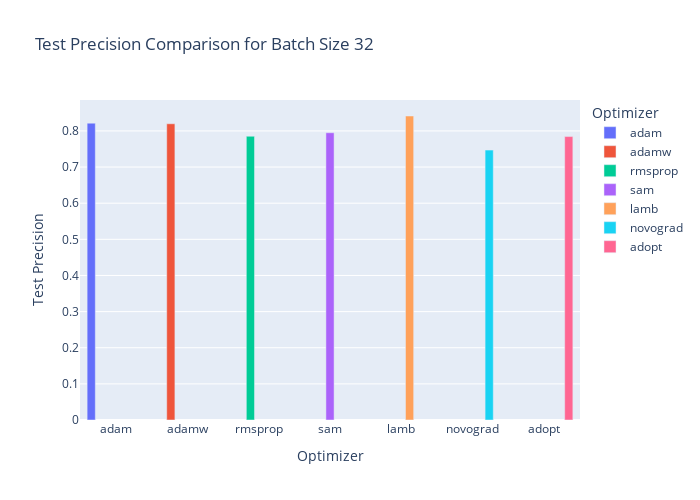
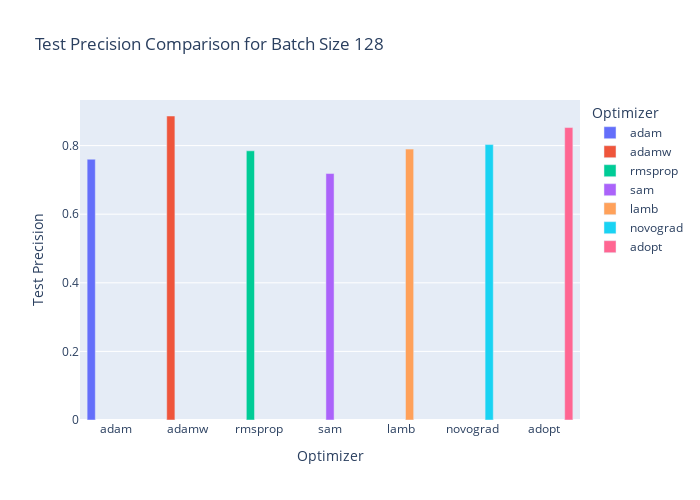
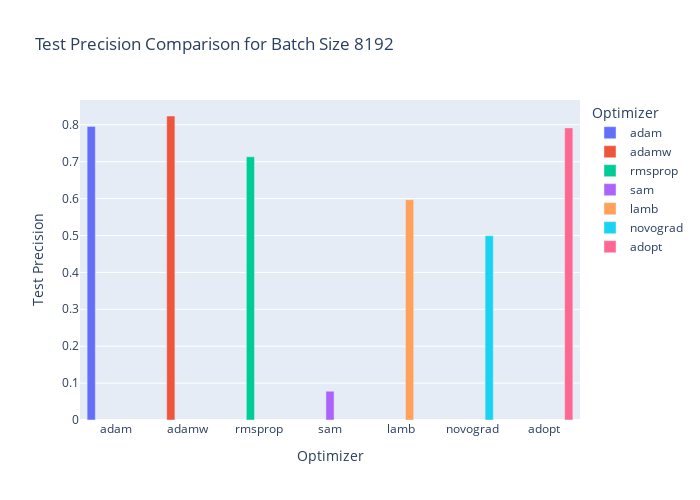
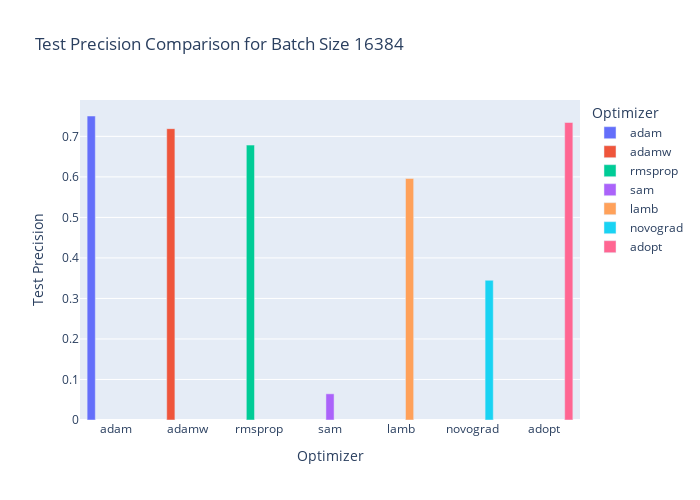

Source (notebook cell) for these figures, in order:
### Code cell
# Create separate plots for each batch size
batch_sizes = test_metrics_all["batch_size"].unique()
figs = []

for batch_size in batch_sizes:
    df_filtered = test_metrics_all[test_metrics_all["batch_size"] == batch_size]
    fig = px.bar(
        df_filtered, 
        x="optimizer", 
        y="precision", 
        color="optimizer", 
        barmode="group",  # Group bars side by side
        title=f"Test Precision Comparison for Batch Size {batch_size}",
        labels={"precision": "Test Precision", "optimizer": "Optimizer"},
        width=700, height=500  # Adjust figure size
    )
    figs.append(fig)

# Display all figures
for bs, fig in zip( batch_sizes, figs ):
    fig.show()
    fig.write_image(f"./results/plots/bs_opt_test_prec/{bs}.png")

### Figure 1 — Plotly figure (JSON) as saved in the notebook; plotly's stock layout.template omitted (floating-point values rounded to 4 significant figures)
{"data": [{"alignmentgroup": "True", "hovertemplate": "Optimizer=%{x}<br>Test Precision=%{y}<extra></extra>", "legendgroup": "adam", "marker": {"color": "#636efa", "pattern": {"shape": ""}}, "name": "adam", "offsetgroup": "adam", "orientation": "v", "showlegend": true, "textposition": "auto", "type": "bar", "x": ["adam"], "xaxis": "x", "y": [0.8215], "yaxis": "y"}, {"alignmentgroup": "True", "hovertemplate": "Optimizer=%{x}<br>Test Precision=%{y}<extra></extra>", "legendgroup": "adamw", "marker": {"color": "#EF553B", "pattern": {"shape": ""}}, "name": "adamw", "offsetgroup": "adamw", "orientation": "v", "showlegend": true, "textposition": "auto", "type": "bar", "x": ["adamw"], "xaxis": "x", "y": [0.8198], "yaxis": "y"}, {"alignmentgroup": "True", "hovertemplate": "Optimizer=%{x}<br>Test Precision=%{y}<extra></extra>", "legendgroup": "rmsprop", "marker": {"color": "#00cc96", "pattern": {"shape": ""}}, "name": "rmsprop", "offsetgroup": "rmsprop", "orientation": "v", "showlegend": true, "textposition": "auto", "type": "bar", "x": ["rmsprop"], "xaxis": "x", "y": [0.7853], "yaxis": "y"}, {"alignmentgroup": "True", "hovertemplate": "Optimizer=%{x}<br>Test Precision=%{y}<extra></extra>", "legendgroup": "sam", "marker": {"color": "#ab63fa", "pattern": {"shape": ""}}, "name": "sam", "offsetgroup": "sam", "orientation": "v", "showlegend": true, "textposition": "auto", "type": "bar", "x": ["sam"], "xaxis": "x", "y": [0.795], "yaxis": "y"}, {"alignmentgroup": "True", "hovertemplate": "Optimizer=%{x}<br>Test Precision=%{y}<extra></extra>", "legendgroup": "lamb", "marker": {"color": "#FFA15A", "pattern": {"shape": ""}}, "name": "lamb", "offsetgroup": "lamb", "orientation": "v", "showlegend": true, "textposition": "auto", "type": "bar", "x": ["lamb"], "xaxis": "x", "y": [0.8413], "yaxis": "y"}, {"alignmentgroup": "True", "hovertemplate": "Optimizer=%{x}<br>Test Precision=%{y}<extra></extra>", "legendgroup": "novograd", "marker": {"color": "#19d3f3", "pattern": {"shape": ""}}, "name": "novograd", "offsetgroup": "novograd", "orientation": "v", "showlegend": true, "textposition": "auto", "type": "bar", "x": ["novograd"], "xaxis": "x", "y": [0.7469], "yaxis": "y"}, {"alignmentgroup": "True", "hovertemplate": "Optimizer=%{x}<br>Test Precision=%{y}<extra></extra>", "legendgroup": "adopt", "marker": {"color": "#FF6692", "pattern": {"shape": ""}}, "name": "adopt", "offsetgroup": "adopt", "orientation": "v", "showlegend": true, "textposition": "auto", "type": "bar", "x": ["adopt"], "xaxis": "x", "y": [0.7844], "yaxis": "y"}], "layout": {"barmode": "group", "height": 500, "legend": {"title": {"text": "Optimizer"}, "tracegroupgap": 0}, "title": {"text": "Test Precision Comparison for Batch Size 32"}, "width": 700, "xaxis": {"anchor": "y", "categoryarray": ["adam", "adamw", "rmsprop", "sam", "lamb", "novograd", "adopt"], "categoryorder": "array", "domain": [0, 1], "title": {"text": "Optimizer"}}, "yaxis": {"anchor": "x", "domain": [0, 1], "title": {"text": "Test Precision"}}}}

### Figure 2 — Plotly figure (JSON) as saved in the notebook; plotly's stock layout.template omitted (floating-point values rounded to 4 significant figures)
{"data": [{"alignmentgroup": "True", "hovertemplate": "Optimizer=%{x}<br>Test Precision=%{y}<extra></extra>", "legendgroup": "adam", "marker": {"color": "#636efa", "pattern": {"shape": ""}}, "name": "adam", "offsetgroup": "adam", "orientation": "v", "showlegend": true, "textposition": "auto", "type": "bar", "x": ["adam"], "xaxis": "x", "y": [0.7602], "yaxis": "y"}, {"alignmentgroup": "True", "hovertemplate": "Optimizer=%{x}<br>Test Precision=%{y}<extra></extra>", "legendgroup": "adamw", "marker": {"color": "#EF553B", "pattern": {"shape": ""}}, "name": "adamw", "offsetgroup": "adamw", "orientation": "v", "showlegend": true, "textposition": "auto", "type": "bar", "x": ["adamw"], "xaxis": "x", "y": [0.8862], "yaxis": "y"}, {"alignmentgroup": "True", "hovertemplate": "Optimizer=%{x}<br>Test Precision=%{y}<extra></extra>", "legendgroup": "rmsprop", "marker": {"color": "#00cc96", "pattern": {"shape": ""}}, "name": "rmsprop", "offsetgroup": "rmsprop", "orientation": "v", "showlegend": true, "textposition": "auto", "type": "bar", "x": ["rmsprop"], "xaxis": "x", "y": [0.7847], "yaxis": "y"}, {"alignmentgroup": "True", "hovertemplate": "Optimizer=%{x}<br>Test Precision=%{y}<extra></extra>", "legendgroup": "sam", "marker": {"color": "#ab63fa", "pattern": {"shape": ""}}, "name": "sam", "offsetgroup": "sam", "orientation": "v", "showlegend": true, "textposition": "auto", "type": "bar", "x": ["sam"], "xaxis": "x", "y": [0.7185], "yaxis": "y"}, {"alignmentgroup": "True", "hovertemplate": "Optimizer=%{x}<br>Test Precision=%{y}<extra></extra>", "legendgroup": "lamb", "marker": {"color": "#FFA15A", "pattern": {"shape": ""}}, "name": "lamb", "offsetgroup": "lamb", "orientation": "v", "showlegend": true, "textposition": "auto", "type": "bar", "x": ["lamb"], "xaxis": "x", "y": [0.7897], "yaxis": "y"}, {"alignmentgroup": "True", "hovertemplate": "Optimizer=%{x}<br>Test Precision=%{y}<extra></extra>", "legendgroup": "novograd", "marker": {"color": "#19d3f3", "pattern": {"shape": ""}}, "name": "novograd", "offsetgroup": "novograd", "orientation": "v", "showlegend": true, "textposition": "auto", "type": "bar", "x": ["novograd"], "xaxis": "x", "y": [0.8029], "yaxis": "y"}, {"alignmentgroup": "True", "hovertemplate": "Optimizer=%{x}<br>Test Precision=%{y}<extra></extra>", "legendgroup": "adopt", "marker": {"color": "#FF6692", "pattern": {"shape": ""}}, "name": "adopt", "offsetgroup": "adopt", "orientation": "v", "showlegend": true, "textposition": "auto", "type": "bar", "x": ["adopt"], "xaxis": "x", "y": [0.8525], "yaxis": "y"}], "layout": {"barmode": "group", "height": 500, "legend": {"title": {"text": "Optimizer"}, "tracegroupgap": 0}, "title": {"text": "Test Precision Comparison for Batch Size 128"}, "width": 700, "xaxis": {"anchor": "y", "categoryarray": ["adam", "adamw", "rmsprop", "sam", "lamb", "novograd", "adopt"], "categoryorder": "array", "domain": [0, 1], "title": {"text": "Optimizer"}}, "yaxis": {"anchor": "x", "domain": [0, 1], "title": {"text": "Test Precision"}}}}

### Figure 3 — Plotly figure (JSON) as saved in the notebook; plotly's stock layout.template omitted (floating-point values rounded to 4 significant figures)
{"data": [{"alignmentgroup": "True", "hovertemplate": "Optimizer=%{x}<br>Test Precision=%{y}<extra></extra>", "legendgroup": "adam", "marker": {"color": "#636efa", "pattern": {"shape": ""}}, "name": "adam", "offsetgroup": "adam", "orientation": "v", "showlegend": true, "textposition": "auto", "type": "bar", "x": ["adam"], "xaxis": "x", "y": [0.7956], "yaxis": "y"}, {"alignmentgroup": "True", "hovertemplate": "Optimizer=%{x}<br>Test Precision=%{y}<extra></extra>", "legendgroup": "adamw", "marker": {"color": "#EF553B", "pattern": {"shape": ""}}, "name": "adamw", "offsetgroup": "adamw", "orientation": "v", "showlegend": true, "textposition": "auto", "type": "bar", "x": ["adamw"], "xaxis": "x", "y": [0.8238], "yaxis": "y"}, {"alignmentgroup": "True", "hovertemplate": "Optimizer=%{x}<br>Test Precision=%{y}<extra></extra>", "legendgroup": "rmsprop", "marker": {"color": "#00cc96", "pattern": {"shape": ""}}, "name": "rmsprop", "offsetgroup": "rmsprop", "orientation": "v", "showlegend": true, "textposition": "auto", "type": "bar", "x": ["rmsprop"], "xaxis": "x", "y": [0.7134], "yaxis": "y"}, {"alignmentgroup": "True", "hovertemplate": "Optimizer=%{x}<br>Test Precision=%{y}<extra></extra>", "legendgroup": "sam", "marker": {"color": "#ab63fa", "pattern": {"shape": ""}}, "name": "sam", "offsetgroup": "sam", "orientation": "v", "showlegend": true, "textposition": "auto", "type": "bar", "x": ["sam"], "xaxis": "x", "y": [0.078], "yaxis": "y"}, {"alignmentgroup": "True", "hovertemplate": "Optimizer=%{x}<br>Test Precision=%{y}<extra></extra>", "legendgroup": "lamb", "marker": {"color": "#FFA15A", "pattern": {"shape": ""}}, "name": "lamb", "offsetgroup": "lamb", "orientation": "v", "showlegend": true, "textposition": "auto", "type": "bar", "x": ["lamb"], "xaxis": "x", "y": [0.597], "yaxis": "y"}, {"alignmentgroup": "True", "hovertemplate": "Optimizer=%{x}<br>Test Precision=%{y}<extra></extra>", "legendgroup": "novograd", "marker": {"color": "#19d3f3", "pattern": {"shape": ""}}, "name": "novograd", "offsetgroup": "novograd", "orientation": "v", "showlegend": true, "textposition": "auto", "type": "bar", "x": ["novograd"], "xaxis": "x", "y": [0.4994], "yaxis": "y"}, {"alignmentgroup": "True", "hovertemplate": "Optimizer=%{x}<br>Test Precision=%{y}<extra></extra>", "legendgroup": "adopt", "marker": {"color": "#FF6692", "pattern": {"shape": ""}}, "name": "adopt", "offsetgroup": "adopt", "orientation": "v", "showlegend": true, "textposition": "auto", "type": "bar", "x": ["adopt"], "xaxis": "x", "y": [0.7916], "yaxis": "y"}], "layout": {"barmode": "group", "height": 500, "legend": {"title": {"text": "Optimizer"}, "tracegroupgap": 0}, "title": {"text": "Test Precision Comparison for Batch Size 8192"}, "width": 700, "xaxis": {"anchor": "y", "categoryarray": ["adam", "adamw", "rmsprop", "sam", "lamb", "novograd", "adopt"], "categoryorder": "array", "domain": [0, 1], "title": {"text": "Optimizer"}}, "yaxis": {"anchor": "x", "domain": [0, 1], "title": {"text": "Test Precision"}}}}

### Figure 4 — Plotly figure (JSON) as saved in the notebook; plotly's stock layout.template omitted (floating-point values rounded to 4 significant figures)
{"data": [{"alignmentgroup": "True", "hovertemplate": "Optimizer=%{x}<br>Test Precision=%{y}<extra></extra>", "legendgroup": "adam", "marker": {"color": "#636efa", "pattern": {"shape": ""}}, "name": "adam", "offsetgroup": "adam", "orientation": "v", "showlegend": true, "textposition": "auto", "type": "bar", "x": ["adam"], "xaxis": "x", "y": [0.7503], "yaxis": "y"}, {"alignmentgroup": "True", "hovertemplate": "Optimizer=%{x}<br>Test Precision=%{y}<extra></extra>", "legendgroup": "adamw", "marker": {"color": "#EF553B", "pattern": {"shape": ""}}, "name": "adamw", "offsetgroup": "adamw", "orientation": "v", "showlegend": true, "textposition": "auto", "type": "bar", "x": ["adamw"], "xaxis": "x", "y": [0.719], "yaxis": "y"}, {"alignmentgroup": "True", "hovertemplate": "Optimizer=%{x}<br>Test Precision=%{y}<extra></extra>", "legendgroup": "rmsprop", "marker": {"color": "#00cc96", "pattern": {"shape": ""}}, "name": "rmsprop", "offsetgroup": "rmsprop", "orientation": "v", "showlegend": true, "textposition": "auto", "type": "bar", "x": ["rmsprop"], "xaxis": "x", "y": [0.6785], "yaxis": "y"}, {"alignmentgroup": "True", "hovertemplate": "Optimizer=%{x}<br>Test Precision=%{y}<extra></extra>", "legendgroup": "sam", "marker": {"color": "#ab63fa", "pattern": {"shape": ""}}, "name": "sam", "offsetgroup": "sam", "orientation": "v", "showlegend": true, "textposition": "auto", "type": "bar", "x": ["sam"], "xaxis": "x", "y": [0.06467], "yaxis": "y"}, {"alignmentgroup": "True", "hovertemplate": "Optimizer=%{x}<br>Test Precision=%{y}<extra></extra>", "legendgroup": "lamb", "marker": {"color": "#FFA15A", "pattern": {"shape": ""}}, "name": "lamb", "offsetgroup": "lamb", "orientation": "v", "showlegend": true, "textposition": "auto", "type": "bar", "x": ["lamb"], "xaxis": "x", "y": [0.5961], "yaxis": "y"}, {"alignmentgroup": "True", "hovertemplate": "Optimizer=%{x}<br>Test Precision=%{y}<extra></extra>", "legendgroup": "novograd", "marker": {"color": "#19d3f3", "pattern": {"shape": ""}}, "name": "novograd", "offsetgroup": "novograd", "orientation": "v", "showlegend": true, "textposition": "auto", "type": "bar", "x": ["novograd"], "xaxis": "x", "y": [0.3448], "yaxis": "y"}, {"alignmentgroup": "True", "hovertemplate": "Optimizer=%{x}<br>Test Precision=%{y}<extra></extra>", "legendgroup": "adopt", "marker": {"color": "#FF6692", "pattern": {"shape": ""}}, "name": "adopt", "offsetgroup": "adopt", "orientation": "v", "showlegend": true, "textposition": "auto", "type": "bar", "x": ["adopt"], "xaxis": "x", "y": [0.7343], "yaxis": "y"}], "layout": {"barmode": "group", "height": 500, "legend": {"title": {"text": "Optimizer"}, "tracegroupgap": 0}, "title": {"text": "Test Precision Comparison for Batch Size 16384"}, "width": 700, "xaxis": {"anchor": "y", "categoryarray": ["adam", "adamw", "rmsprop", "sam", "lamb", "novograd", "adopt"], "categoryorder": "array", "domain": [0, 1], "title": {"text": "Optimizer"}}, "yaxis": {"anchor": "x", "domain": [0, 1], "title": {"text": "Test Precision"}}}}
